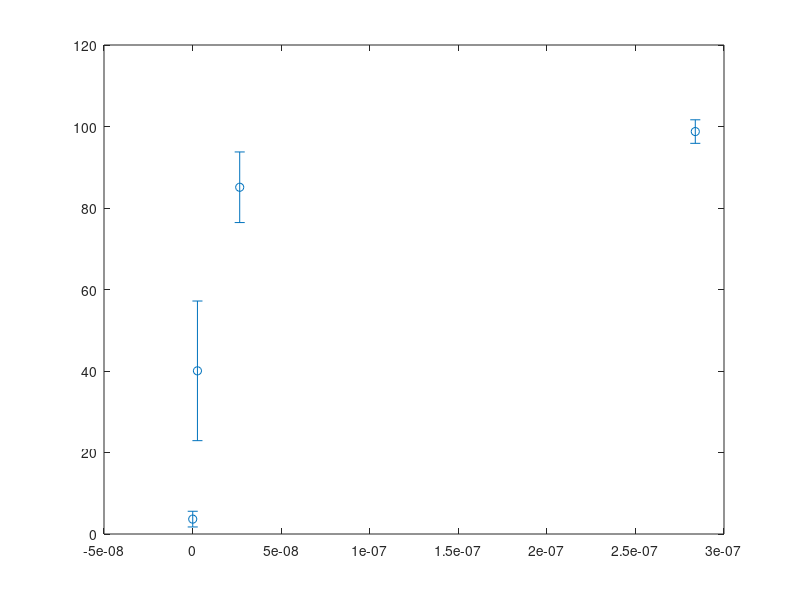
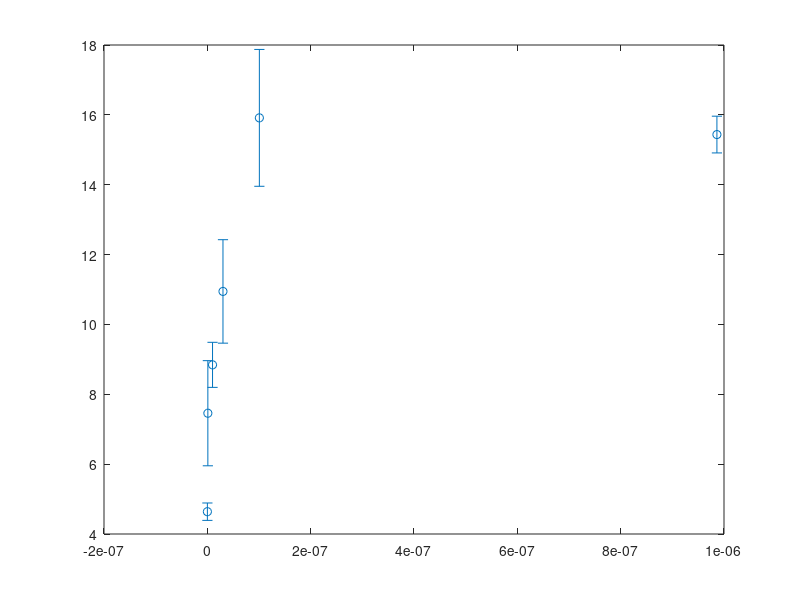
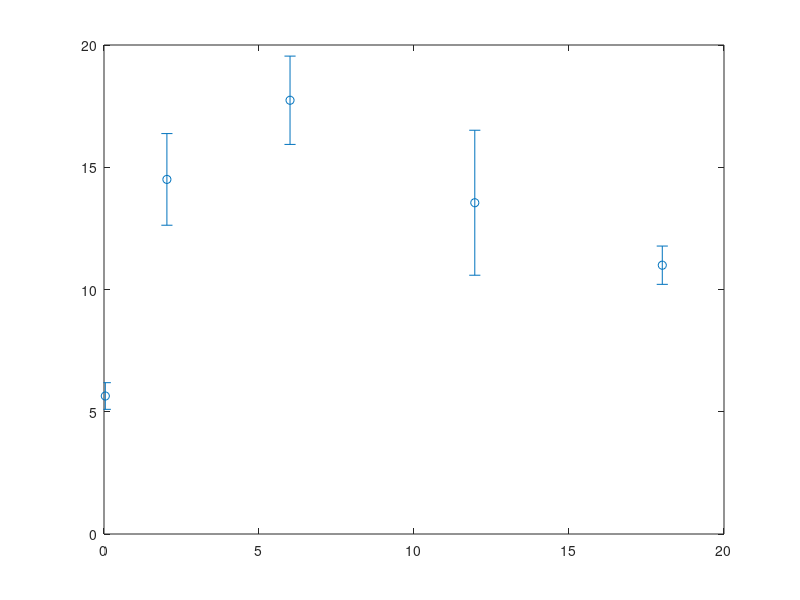
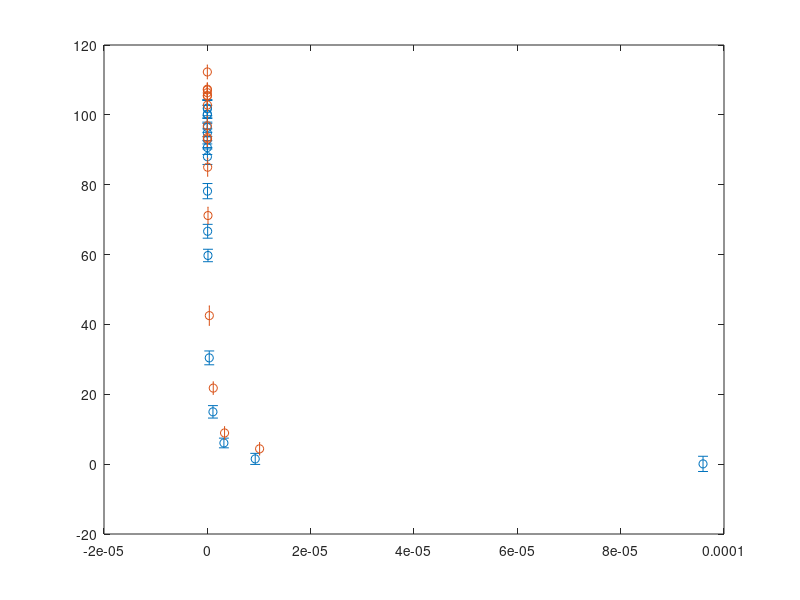

The MATLAB script that drew these images, in order:
close all;clear all;clc;
load Vittone.mat;
load VillaPetrofftl.mat;
load VillaPetroffdr.mat;
load masonJBC1999.mat;
figure(1);errorbar(10.^Vittone(:,1),Vittone(:,2),Vittone(:,3),'o');
figure(2);errorbar(10.^VillaPetroffdr(:,1),VillaPetroffdr(:,2),VillaPetroffdr(:,3),'o');
figure(3);errorbar(VillaPetrofftl(:,1),VillaPetrofftl(:,2),VillaPetrofftl(:,3),'o');
xlim([0 20]);ylim([0 20]);
figure(5);errorbar(10.^masonGlynoGPP(:,1),masonGlynoGPP(:,2),masonGlynoGPP(:,3),'o');hold all;
errorbar(10.^masonGlyGPP(:,1),masonGlyGPP(:,2),masonGlyGPP(:,3),'o');hold all;
figure(6);errorbar(10.^masonArgnoGPP(:,1),masonArgnoGPP(:,2),masonArgnoGPP(:,3),'o');hold all;
errorbar(10.^masonArgGPP(:,1),masonArgGPP(:,2),masonArgGPP(:,3),'o');hold all;